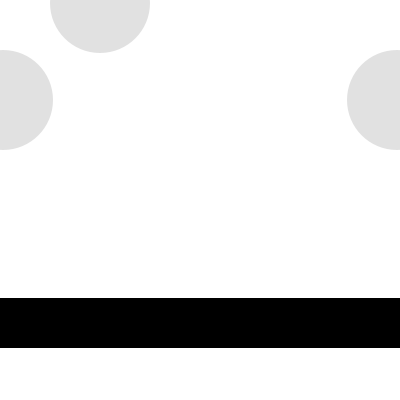
Frame 1 (no input)
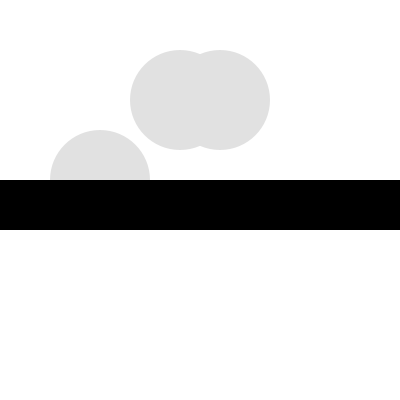
Frame 60 (the mouse pressed at the canvas centre just before this capture)
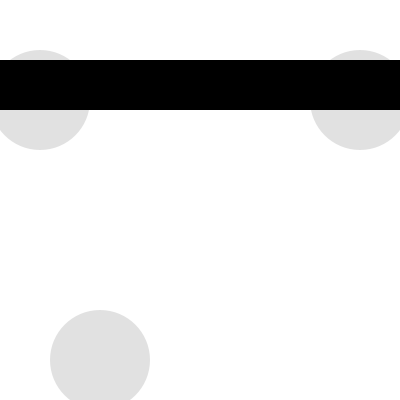
Frame 120 (the mouse held since frame 60 and released just before this capture)

The Processing sketch that drew these frames (run headless with seeded random() and noise(); from frame 60 on, the mouse is pressed at the canvas centre):

// Processing sketch: processing_105041
// ── processing_105041.pde

int x = 0;
int y = 0;
int xr= 0;
int x1=400;
int yb=300;


int speed = 3;
int speed1=3;
int speedx1=3;
int speedyb=2;
int R;
int G;
int B;
int meet;
int R1;
int G1;
int B1;



void setup() {
  size(400,400);
  smooth();
  int R=225;
  int G=225;
  int B=225;
  
}

void draw() {
  background(255,255,255);
  x = x + speed;
  y = y + speed;
  x1= x1 -speed;
  R = 225- meet; 
  G = 225-meet;
  B = 225-meet;
  R1= 0+meet;
  G1=0 +meet;
  B1= 0+meet;
  yb= yb-speedyb;
  if((yb>height)||(yb<0)){speedyb=speedyb*-1;meet+=30;}

  if ((x > width) || (x < 0)) {
    speed = speed*-1; meet+=30;
  }
if((y>height)||(y<0)){
     speed1= speed1*-1; meet+=30;
   }
if((x1>width)||(x<0)){
     speedx1=speedx1*-1;
   }
if (dist(x,100,100,y)<100){

    fill(255,255,255);stroke(225,225,225);}
if(dist(x,100,100,y)>100){
  fill(R,G,B);noStroke();}
  
  ellipse(x,100,100,100);
  ellipse(100,y,100,100);
  ellipse(x1,100,100,100);
  fill(R1,G1,B1);
  rect(0,yb,400,50);
  
}
